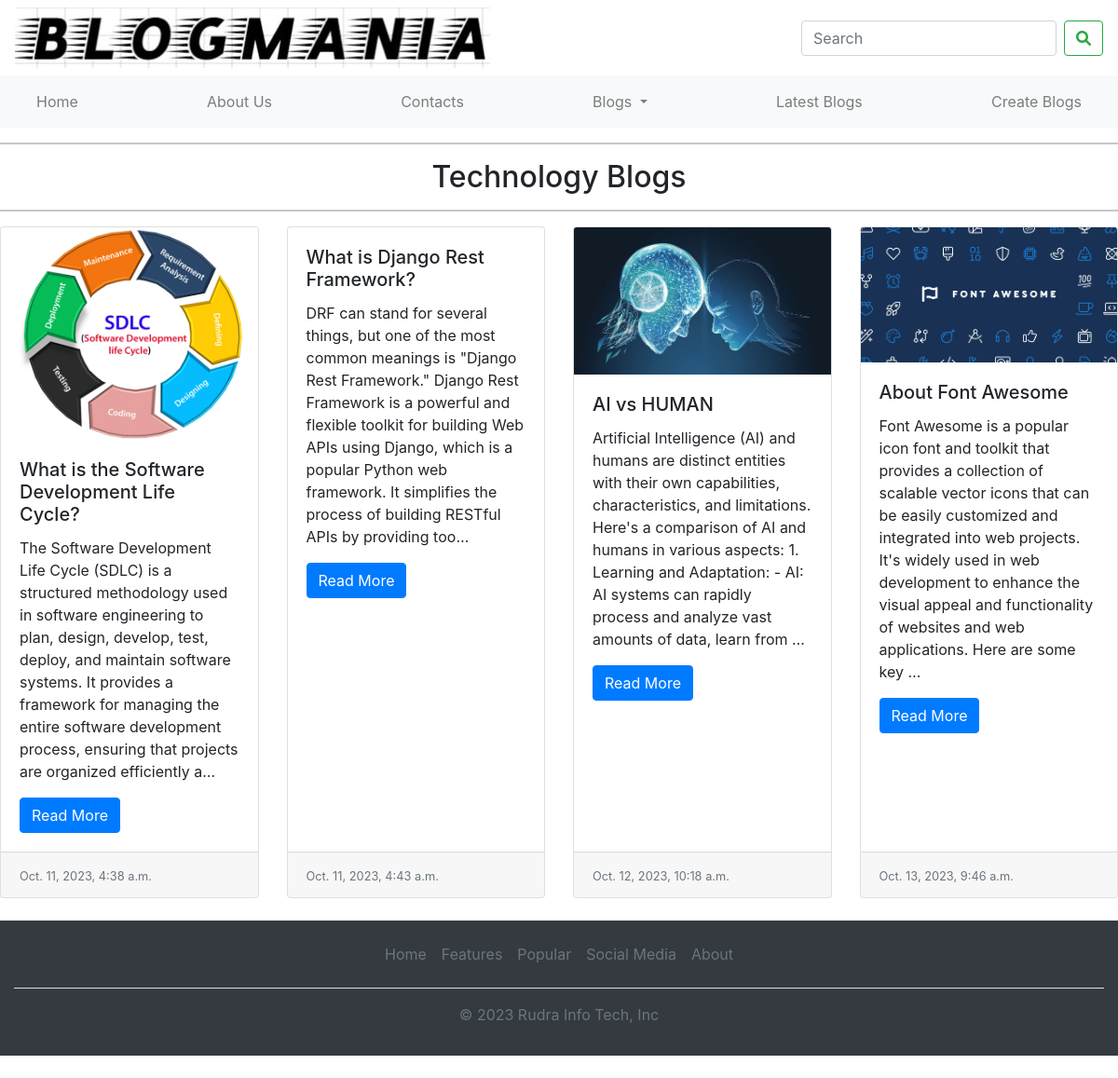
Page /tech on the earlier database version.
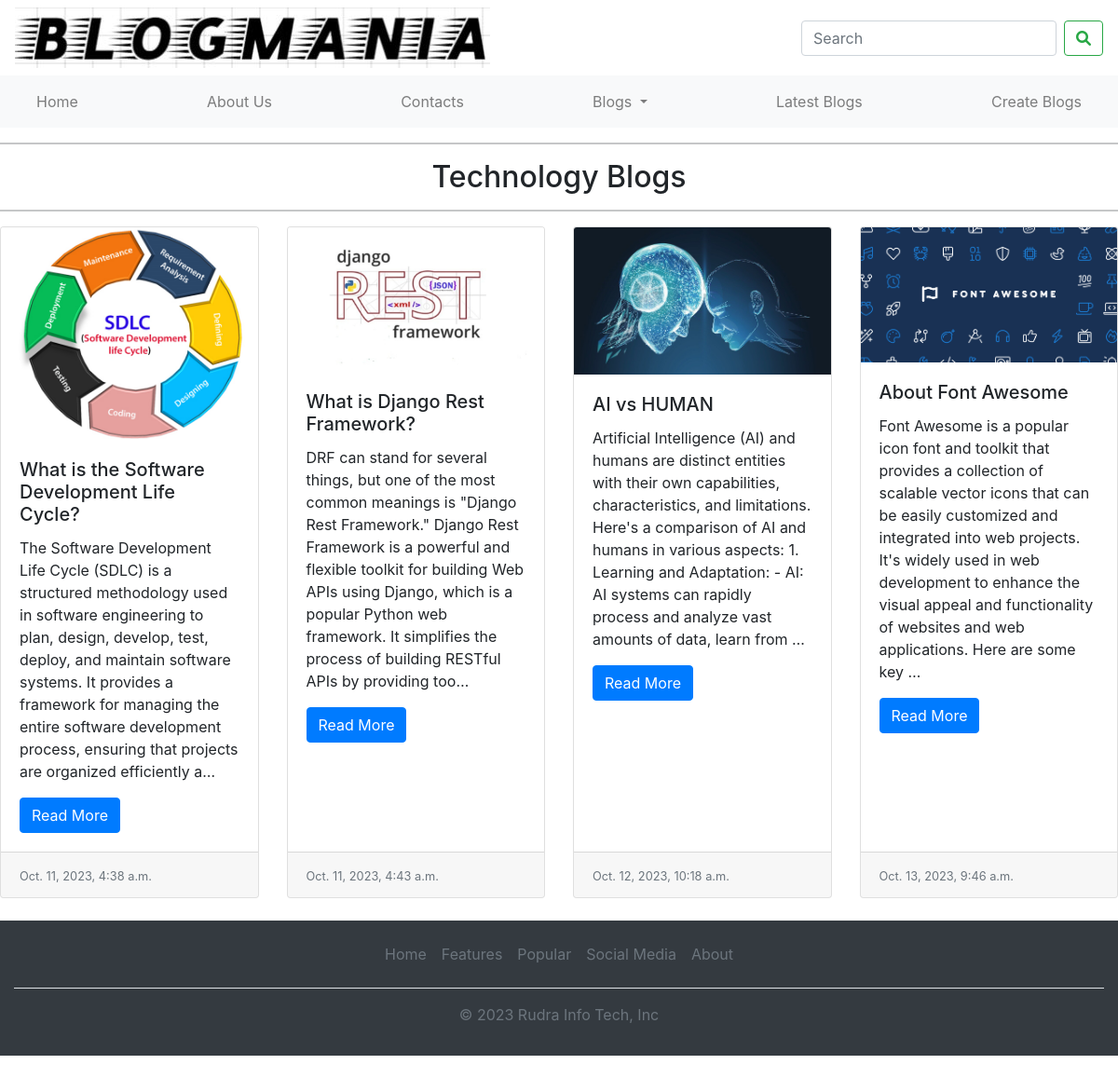
Same page on the later database version.
### blogapp/models.py (models this page shows, shortened)
class BlogInfo(models.Model):
   title = models.CharField(max_length=100)
   img=models.ImageField(null=True, upload_to='images')
   content =models.TextField()
   date_time=models.DateTimeField(auto_now_add=True)
   author=models.CharField(max_length=100)
   type=models.CharField(null=True , max_length=100)
   related_to=models.CharField(null=True,max_length=100)
   class Meta:
          db_table='bloginfo'

### blogapp/views.py (the view)
# urls.py: path('tech', views.techpage, name='techpage'),
def techpage(request):
    data=BlogInfo.objects.all()
    posts=data.filter(type='tech')
    type="tech"
    return render(request,'blogapp/specificpage.html',{'posts':posts,'type':type})

### blogapp/templates/blogapp/specificpage.html (shortened to what this page needs)
{% include 'blogapp/header.html'%}
{% if type != nontech %}
<hr>
<h2 class="text-xl-center">Technology Blogs</h2>
<hr>
{% endif %}
<div class="card-deck" >
    {% for d in posts %}
    <div class="card">
        {% if d.img %}
      <img src="{{d.img.url}}" class="card-img-top" alt="...">
      {% endif %}
      <div class="card-body">
        <h5 class="card-title">{{d.title}}</h5>
        <p class="card-text">{{d.content | safe | truncatechars_html:300 }}</p>
        <a href="{% url 'blog_detail' d.id %}" class="btn btn-primary">Read More</a>
      </div>
      <div class="card-footer">
        <small class="text-muted">{{d.date_time}}</small>
      </div>
    </div>
    {% endfor %}
  </div>
  {% include 'blogapp/footer.html' %}

### blogapp/templates/blogapp/header.html (shortened to what this page needs)
<!doctype html>
{% load static %}
<html lang="en">
  <head>
    <link href="https://cdn.jsdelivr.net/npm/bootstrap@5.0.2/dist/css/bootstrap.min.css" rel="stylesheet">
    <link rel="stylesheet" href="https://cdn.jsdelivr.net/npm/bootstrap@4.3.1/dist/css/bootstrap.min.css">
    <link rel="stylesheet" href="https://cdnjs.cloudflare.com/ajax/libs/font-awesome/6.0.0-beta3/css/all.min.css">
  </head>
  <body>
    <ul class="navbar " style="margin:0;">
      <a href="{% url 'homepage' %}" > <img src="{% static 'images/blogmania.JPG' %}" alt='ram'></a>
    <form class="d-flex" method="get" action="{% url 'search' %}">
        <input class="form-control me-2" type="search" placeholder="Search" name="query" aria-label="Search">
        <button class="btn btn-outline-success fa fa-search" type="submit"></button>
      </form>
    </ul>
      <nav class="navbar navbar-expand-lg navbar-light bg-light">
        <div class="container-fluid">
            <div class="collapse navbar-collapse" id="navbarSupportedContent">
                <ul class="navbar-nav me-auto mb-2 mb-lg-0" id="custom-navbar-nav">
                    <li class="nav-item">
                        <a class="nav-link " aria-current="page" href="{% url 'homepage' %}">Home</a>
                    </li>
                    <li class="nav-item">
                      <a class="nav-link " aria-current="page" href="{% url 'aboutuspage' %}">About Us</a>
                  </li>
                    <li class="nav-item">
                        <a class="nav-link" href="{% url 'contactuspage' %}">Contacts</a>
                    </li>
                    <li class="nav-item dropdown">
                        <a class="nav-link dropdown-toggle" href="#" id="navbarDropdown" role="button" data-bs-toggle="dropdown" aria-expanded="false">
                            Blogs
                        </a>
                    </li>
                    <li class="nav-item">
                        <a class="nav-link" href="{% url 'homepage' %}">Latest Blogs</a>
                    </li>
                    <li class="nav-item">
                      <a class="nav-link" href="{% url 'contactuspage' %}">Create Blogs</a>
                  </li>
                </ul>
            </div>
        </div>
    </nav>

### blogapp/templates/blogapp/footer.html (shortened to what this page needs)
<div class="container-fluid bg-dark">
  <footer class="py-3 my-4">
    <ul class="nav justify-content-center border-bottom pb-3 mb-3">
      <li class="nav-item"><a href="{% url 'homepage' %}" class="nav-link px-2 text-muted">Home</a></li>
      <li class="nav-item"><a href="#" class="nav-link px-2 text-muted">Features</a></li>
      <li class="nav-item"><a href="#" class="nav-link px-2 text-muted">Popular</a></li>
      <li class="nav-item"><a href="#" class="nav-link px-2 text-muted">Social Media</a></li>
      <li class="nav-item"><a href="{% url 'aboutuspage' %}" class="nav-link px-2 text-muted">About</a></li>
    </ul>
    <p class="text-center text-muted">&copy; 2023 Rudra Info Tech, Inc</p>
  </footer>
</div>
</body>
</html>

### blogapp/templates/blogapp/header.html (style rules this page uses)
#custom-navbar-nav { display: flex; justify-content: space-between; width: 100%; }

Differences in the rows shown:
changed BlogInfo "What is Django Rest Framework?": img: picture added
